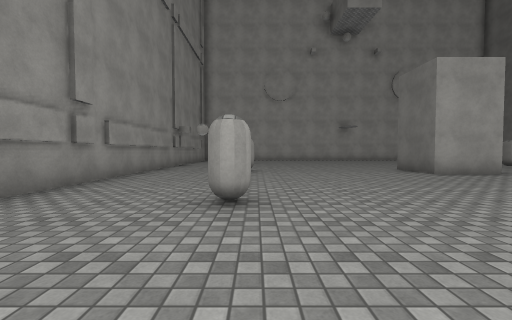
View 1 (above)

16 first-person views from a walk through a Unity game level. The camera is 1.2 m above the floor, tilts 2° down and sees 90° across. The floor is counted in squares, 2 m on a side. Each view is taken from the middle of a square. On the plan, view 1 faces up. The plan holds only what a view shows up to about 9 squares ahead; the rest is blank. The player is left out. Surface patterns are stand-ins for the level's own textures.

View 2
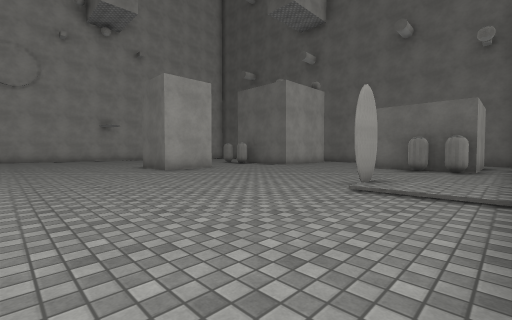

View 3
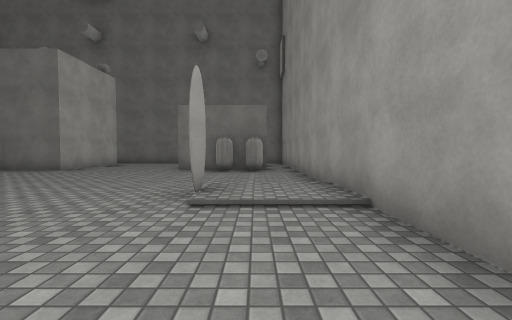

View 4
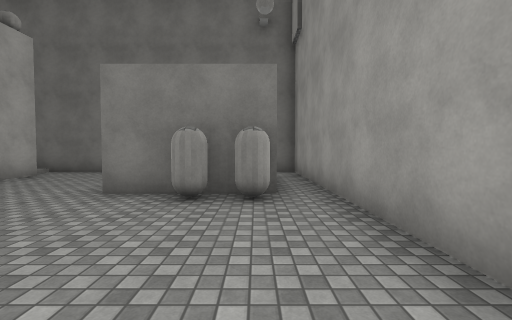

View 5
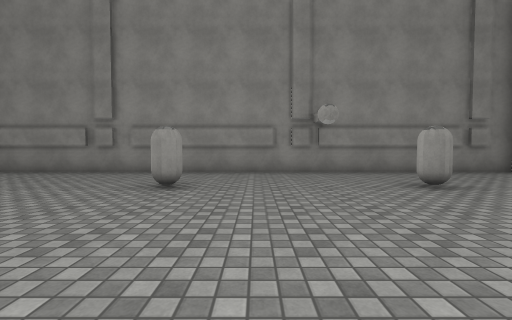

View 6
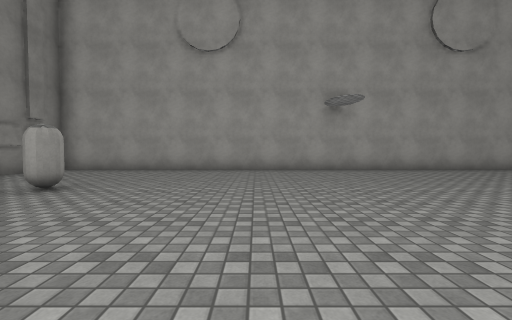

View 7
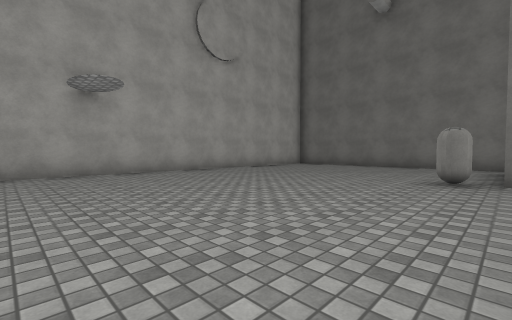

View 8
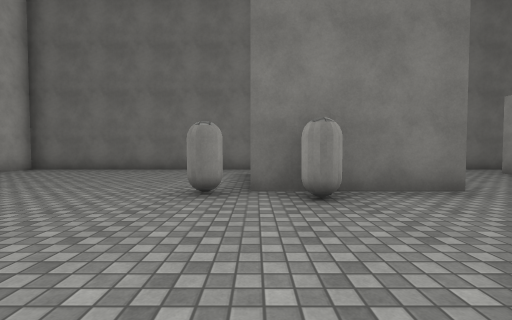

View 9
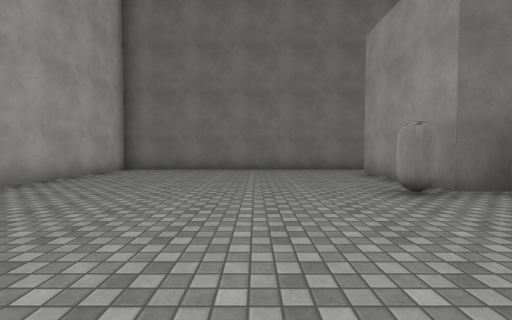

View 10
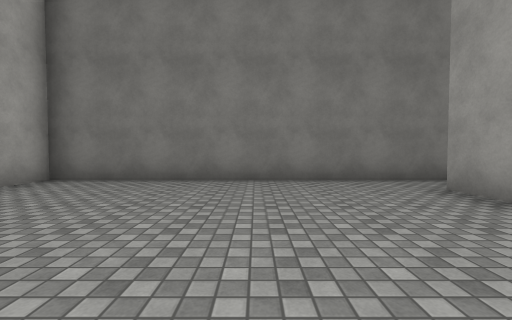

View 11
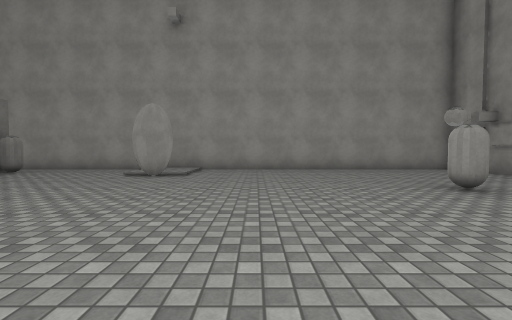

View 12
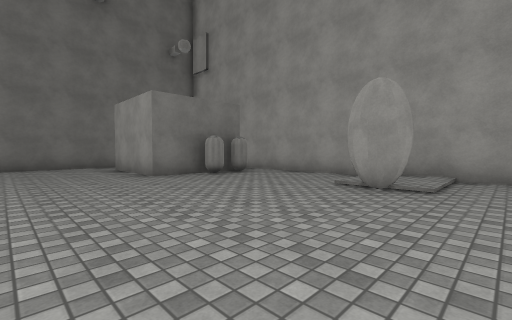

View 13
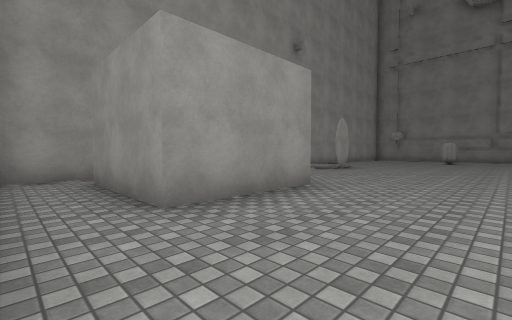

View 14
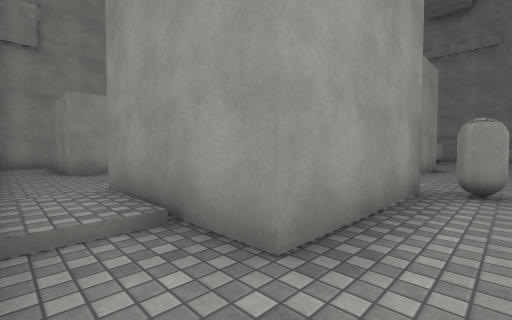

View 15
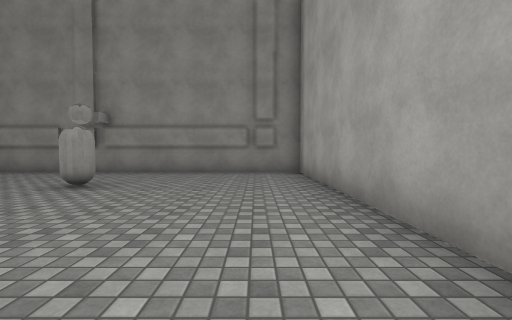

View 16
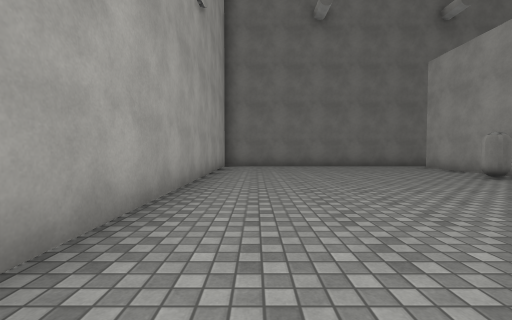

### Floor plan
Points are (right, up) in squares from view 1. A wall is a line through its corners. A room is listed if a view was taken in it or the views show most of it. See-through windows are left out.
Room 1 (views 1, 2, 3, 4, 5, 6, 7, 8, 9, 10, 11, 12, 13, 14, 15, 16)
walls: (6.5, 6.6) (4.6, 6.6) (4.6, 8.4) (6.4, 8.4); (9.7, 9.1) (12.9, 9.1) (12.9, 5.9) (9.7, 5.9) (9.7, 9.1); (6, 0.7) (5, 0.8) (6, 0.8); (10, 1.4) (10, 2.4) (12.9, 2.4) (12.9, -0.3) (10.4, -0.3); (14.2, 1) (14.2, 16.2) (-3.2, 16.2) (-3.2, 0.1); (-3.2, -1.3) (14.2, -1.3) (14.2, -0.6)
objects: capsule (0, 3); capsule (0, 8); capsule (0, 12); capsule (9, 8); capsule (10, 0); capsule (10, 1); capsule (10, 10)

Where each view was taken, in squares from view 1:
view 1: 0 up, 0 right, facing up
view 2: 1 down, 1 right, facing up-right
view 3: 0 up, 2 right, facing right
view 4: 0 up, 6 right, facing right
view 5: 9 up, 4 right, facing left
view 6: 8 up, 3 right, facing up
view 7: 9 up, 4 right, facing up-right
view 8: 9 up, 6 right, facing right
view 9: 12 up, 6 right, facing right
view 10: 12 up, 9 right, facing right
view 11: 7 up, 3 right, facing down
view 12: 5 up, 4 right, facing down-right
view 13: 5 up, 14 right, facing down-left
view 14: 10 up, 14 right, facing down-left
view 15: 15 up, 4 right, facing left
view 16: 15 up, 4 right, facing right
